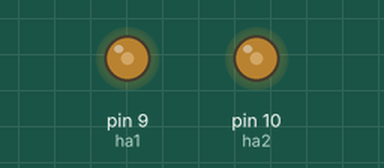
Simulated run of this sketch. Board: Arduino Uno, built with avr-gcc and run on an emulated ATmega328P. Shown: output pins drawn as LEDs (lit = HIGH).

Above: at 0.1 s.
At 3.1 s:
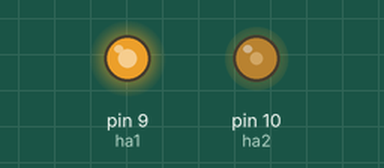
At 23.1 s:
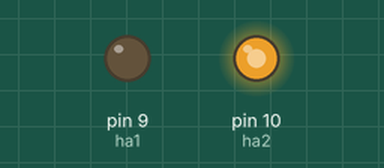
At 43.1 s:
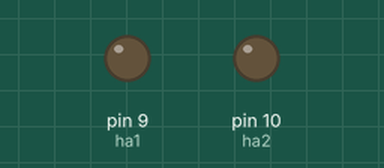
Timing chart, 0 to 44.6 s (numbered marks = the images above):
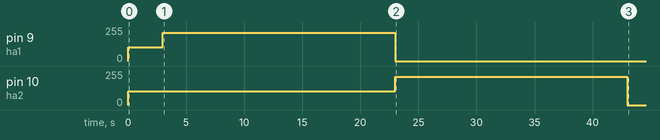

The sketch:

sync_snails.ino
```cpp
#include <Servo.h>

#define MIN_PULSE_LENGTH 1000 // Minimum pulse length in µs
#define MAX_PULSE_LENGTH 2000 // Maximum pulse length in µs
Servo motA;
int data;
int ha1 = 9;
int ha2 = 10;

int dty_to_analg(int dty) {
  int x = int((dty / 100.0) * 255.0);
  return x;
}

void setup() {
  // put your setup code here, to run once:
  Serial.begin(9600);
  int x = dty_to_analg(40);
  int y = x;
  analogWrite(ha1, x);
  analogWrite(ha2, y);
  delay(3000);
  x = dty_to_analg(70)+35;
  y = x;
  analogWrite(ha1, x);
  delay(20000);
  analogWrite(ha1, 0);
  analogWrite(ha2, y);
  delay(20000);
  analogWrite(ha2, 0);
  analogWrite(ha1, 0);
  analogWrite(ha2, 0);
}

void loop() {

}
```
